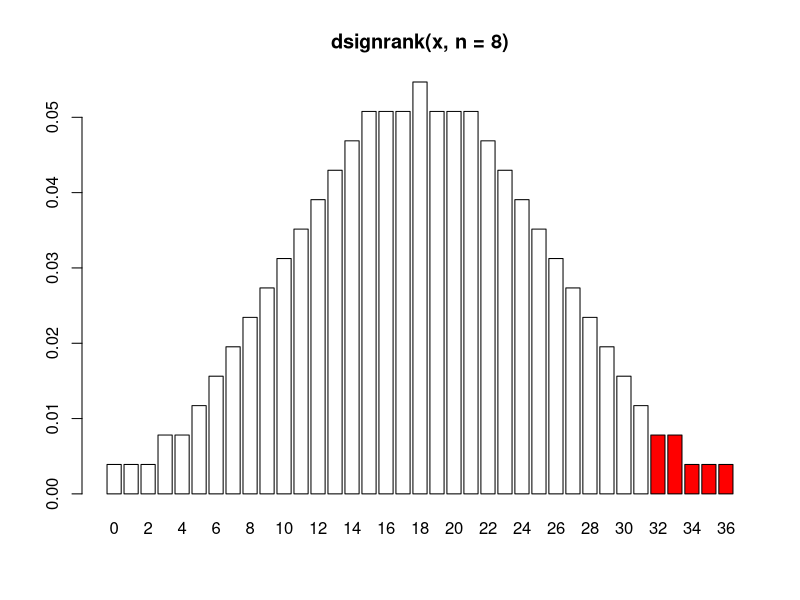
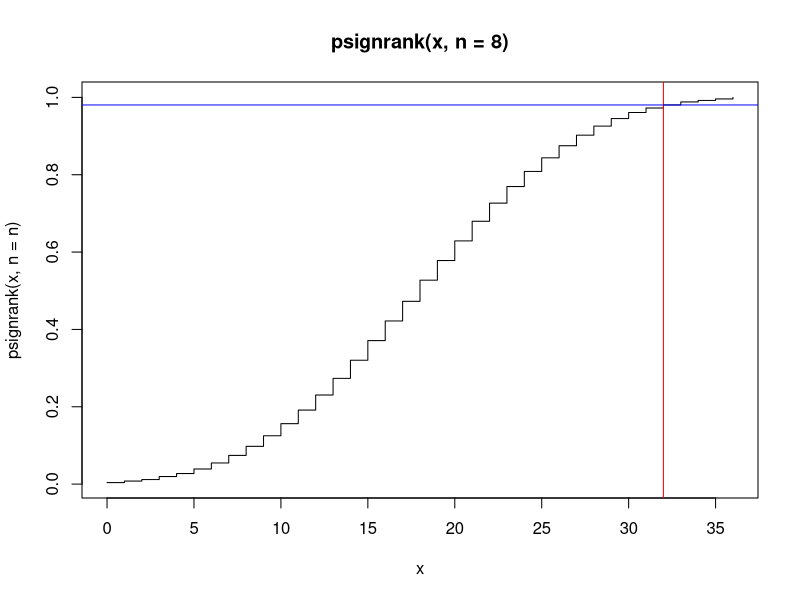

The R source for these figures, in order:
## ---- chunk 1
knitr::opts_chunk$set(echo = TRUE)
## ---- chunk 2
school = c(82,69,73,43,58,56,76,65)
home = c(63,42,74,37,51,43,80,62)
## ---- chunk 3
school
home
response = school - home
response
## ---- chunk 4
response
abs(response)
rank(abs(response))
## ---- chunk 5
wplus = sum((response>0)*rank(abs(response)))
wplus
## ---- chunk 6
n = length(response)
w = sum(sign(response)*rank(abs(response)))
wplus = 0.5*w + n*(n+1)/4
wplus
## ---- chunk 7
library(R.utils)
sign = intToBin(0:7)
sign = sapply(sign,function(i) c(substr(i,1,1),substr(i,2,2),substr(i,3,3)) )
sign = t(matrix(as.integer(sign),nrow = 3))
rank = t(matrix(rep(1:3,8),nrow = 3))
data.frame(sign=sign,rank=rank)
## ---- chunk 8
outcome = data.frame(sign=sign,rank=rank,mul=sign*rank,sum=apply(sign*rank,1,sum))
outcome
table(outcome$sum)
## ---- chunk 9
n = 3; nsim = 10000
X = matrix(rnorm(n*nsim),ncol=n)
WplusSim = apply(X,1, function(x) { r = rank(abs(x)); sum(r * (x>0)) })
table(WplusSim)/nsim
## ---- chunk 10
prop = c(1/8,1/8,1/8,2/8,1/8,1/8,1/8)
names(prop) = 0:6
prop
## ---- chunk 11
n = length(response)
x = seq(0,n*(n+1)/2,1)
colors = rep("white",length(x))
colors[x >= wplus] = "red"
barplot(dsignrank(x,n),names.arg = x,main = paste0("dsignrank(x, n = ", n, ")"),col = colors)
## ---- chunk 12
plot(x,psignrank(x, n = n),type = "s",main = paste0("psignrank(x, n = ", n, ")"))
abline(v=wplus,col = "red"); abline(h=psignrank(wplus,n),col = "blue")
## ---- chunk 13
pvalue = 1-psignrank(wplus-1,n,lower.tail = TRUE)
pvalue
## ---- chunk 14
wilcox.test(response,alternative="greater")
